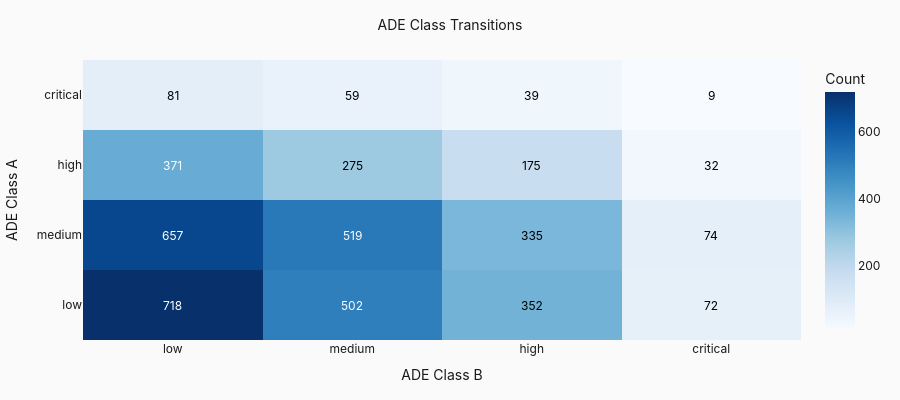

Notebook source saved alongside this figure:
### Markdown cell above
### 4.2 ADE Class Transition Matrix

### Code cell
def create_ade_transition_matrix(pairs_df: pd.DataFrame, key: str = None) -> go.Figure:
    """Create heatmap of ADE class transitions across boundary crossings."""
    df = pairs_df[pairs_df["rel_delta_ade"].notna()].copy()
    if key:
        df = df[df["diff_key"] == key]
    
    if len(df) == 0:
        return go.Figure().add_annotation(text="No data", showarrow=False)
    
    # Count transitions between ADE classes
    trans = df.groupby(["ade_class_a", "ade_class_b"]).size().unstack(fill_value=0)
    
    # Reorder to low, medium, high, critical
    order = [c for c in ADE_LABELS if c in trans.index]
    trans = trans.reindex(index=order, columns=order, fill_value=0)
    
    # Create annotations
    annotations = []
    for i, row_label in enumerate(trans.index):
        for j, col_label in enumerate(trans.columns):
            val = trans.iloc[i, j]
            annotations.append(dict(
                x=col_label, y=row_label,
                text=str(int(val)),
                showarrow=False,
                font=dict(color="white" if val > trans.values.max() / 2 else "black"),
            ))
    
    fig = go.Figure(go.Heatmap(
        z=trans.values,
        x=trans.columns.tolist(),
        y=trans.index.tolist(),
        colorscale="Blues",
        colorbar=dict(title="Count"),
    ))
    
    fig.update_layout(
        **plotly_layout(f"ADE Class Transitions{' (' + key + ')' if key else ''}", height=400),
        xaxis=dict(title="ADE Class B"),
        yaxis=dict(title="ADE Class A"),
        annotations=annotations,
    )
    
    return fig


# Show overall ADE transition matrix
fig_ade_trans = create_ade_transition_matrix(pairs)
fig_ade_trans.show()

# Compute ADE class change rates by key
print("\nADE Class Change Rates by Semantic Key:")
print("-" * 50)
for key in CLASSIFICATION_KEYS:
    df_key = pairs[(pairs["diff_key"] == key) & (pairs["rel_delta_ade"].notna())]
    if len(df_key) > 0:
        rate = df_key["ade_class_changed"].mean()
        print(f"{key:20s}: {rate:6.1%} ({len(df_key)} pairs)")

### Figure 1 — Plotly figure (JSON) as saved in the notebook; plotly's stock layout.template omitted (floating-point values rounded to 4 significant figures)
{"data": [{"colorbar": {"title": {"text": "Count"}}, "colorscale": [[0.0, "rgb(247,251,255)"], [0.125, "rgb(222,235,247)"], [0.25, "rgb(198,219,239)"], [0.375, "rgb(158,202,225)"], [0.5, "rgb(107,174,214)"], [0.625, "rgb(66,146,198)"], [0.75, "rgb(33,113,181)"], [0.875, "rgb(8,81,156)"], [1.0, "rgb(8,48,107)"]], "x": ["low", "medium", "high", "critical"], "y": ["low", "medium", "high", "critical"], "z": [[718, 502, 352, 72], [657, 519, 335, 74], [371, 275, 175, 32], [81, 59, 39, 9]], "type": "heatmap"}], "layout": {"title": {"font": {"size": 14, "color": "#1a1a1a"}, "text": "ADE Class Transitions", "x": 0.5}, "font": {"family": "Inter, system-ui, sans-serif", "color": "#1a1a1a"}, "margin": {"l": 60, "r": 40, "t": 60, "b": 60}, "paper_bgcolor": "#fafafa", "plot_bgcolor": "#fafafa", "height": 400, "xaxis": {"title": {"text": "ADE Class B"}}, "yaxis": {"title": {"text": "ADE Class A"}}, "annotations": [{"font": {"color": "white"}, "showarrow": false, "text": "718", "x": "low", "y": "low"}, {"font": {"color": "white"}, "showarrow": false, "text": "502", "x": "medium", "y": "low"}, {"font": {"color": "black"}, "showarrow": false, "text": "352", "x": "high", "y": "low"}, {"font": {"color": "black"}, "showarrow": false, "text": "72", "x": "critical", "y": "low"}, {"font": {"color": "white"}, "showarrow": false, "text": "657", "x": "low", "y": "medium"}, {"font": {"color": "white"}, "showarrow": false, "text": "519", "x": "medium", "y": "medium"}, {"font": {"color": "black"}, "showarrow": false, "text": "335", "x": "high", "y": "medium"}, {"font": {"color": "black"}, "showarrow": false, "text": "74", "x": "critical", "y": "medium"}, {"font": {"color": "white"}, "showarrow": false, "text": "371", "x": "low", "y": "high"}, {"font": {"color": "black"}, "showarrow": false, "text": "275", "x": "medium", "y": "high"}, {"font": {"color": "black"}, "showarrow": false, "text": "175", "x": "high", "y": "high"}, {"font": {"color": "black"}, "showarrow": false, "text": "32", "x": "critical", "y": "high"}, {"font": {"color": "black"}, "showarrow": false, "text": "81", "x": "low", "y": "critical"}, {"font": {"color": "black"}, "showarrow": false, "text": "59", "x": "medium", "y": "critical"}, {"font": {"color": "black"}, "showarrow": false, "text": "39", "x": "high", "y": "critical"}, {"font": {"color": "black"}, "showarrow": false, "text": "9", "x": "critical", "y": "critical"}]}}
